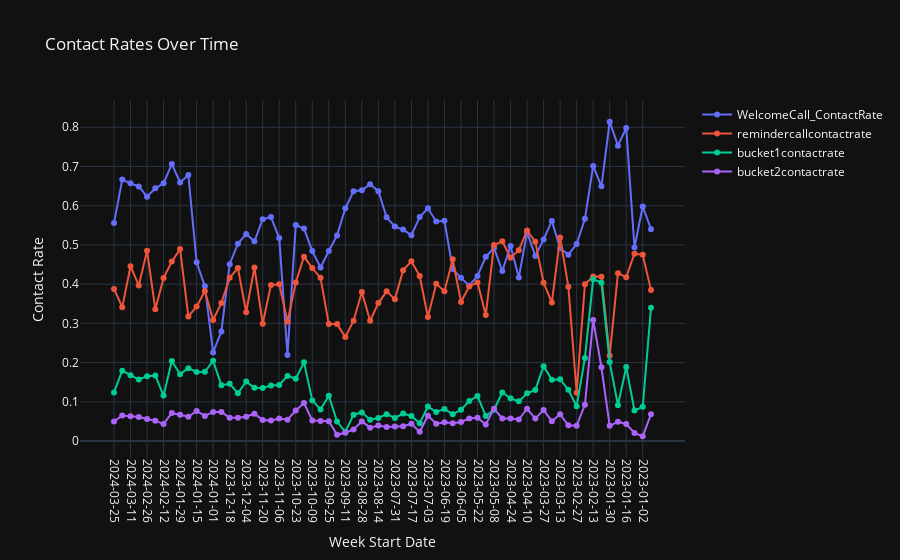

The notebook cell this image was saved under:
### Code cell
import plotly.graph_objects as go
import pandas as pd

# Create an interactive Plotly figure
fig = go.Figure()

# Add traces for each line
fig.add_trace(go.Scatter(x=df1['WkstartDate'].astype('category'), y=df1['WelcomeCall_ContactRate'], mode='lines+markers', name='WelcomeCall_ContactRate'))
fig.add_trace(go.Scatter(x=df1['WkstartDate'].astype('category'), y=df1['remindercallcontactrate'], mode='lines+markers', name='remindercallcontactrate'))
fig.add_trace(go.Scatter(x=df1['WkstartDate'].astype('category'), y=df1['bucket1contactrate'], mode='lines+markers', name='bucket1contactrate'))
fig.add_trace(go.Scatter(x=df1['WkstartDate'].astype('category'), y=df1['bucket2contactrate'], mode='lines+markers', name='bucket2contactrate'))

# Update layout for better appearance
fig.update_layout(
    title='Contact Rates Over Time',
    xaxis=dict(title='Week Start Date', type='category', tickangle=90),
    yaxis=dict(title='Contact Rate'),
    template='plotly_dark'# You can choose a different template if needed
)

# Show the interactive plot
fig.show()
